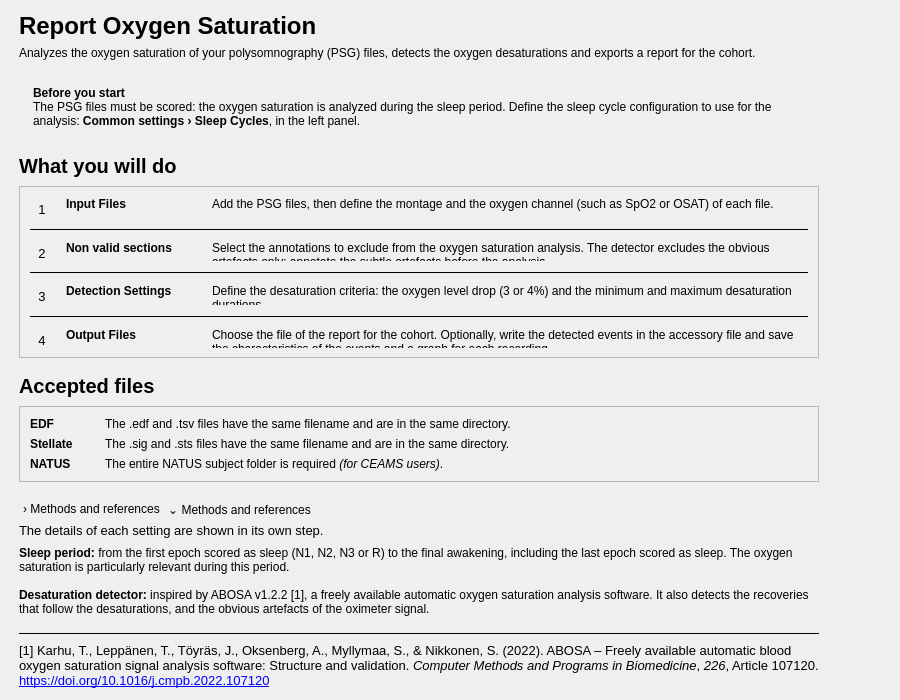
<?xml version="1.0" encoding="UTF-8"?>
<ui version="4.0">
 <class>IntroStep</class>
 <widget class="QWidget" name="IntroStep">
  <property name="geometry">
   <rect>
    <x>0</x>
    <y>0</y>
    <width>900</width>
    <height>700</height>
   </rect>
  </property>
  <property name="windowTitle">
   <string />
  </property>
  <layout class="QVBoxLayout" name="verticalLayout">
   <property name="leftMargin">
    <number>19</number>
   </property>
   <property name="topMargin">
    <number>12</number>
   </property>
   <property name="rightMargin">
    <number>19</number>
   </property>
   <property name="bottomMargin">
    <number>12</number>
   </property>
   <item>
    <layout class="QHBoxLayout" name="content_row" stretch="1,0">
     <property name="leftMargin">
      <number>0</number>
     </property>
     <property name="topMargin">
      <number>0</number>
     </property>
     <property name="rightMargin">
      <number>0</number>
     </property>
     <property name="bottomMargin">
      <number>0</number>
     </property>
     <item>
      <widget class="QWidget" name="content_widget" native="true">
       <property name="maximumSize">
        <size>
         <width>800</width>
         <height>16777215</height>
        </size>
       </property>
       <layout class="QVBoxLayout" name="content_layout">
        <property name="spacing">
         <number>16</number>
        </property>
        <property name="leftMargin">
         <number>0</number>
        </property>
        <property name="topMargin">
         <number>0</number>
        </property>
        <property name="rightMargin">
         <number>0</number>
        </property>
        <property name="bottomMargin">
         <number>0</number>
        </property>
        <item>
         <layout class="QVBoxLayout" name="header_layout">
          <property name="spacing">
           <number>6</number>
          </property>
          <item>
           <widget class="QLabel" name="title_label">
            <property name="font">
             <font>
              <pointsize>18</pointsize>
              <bold>true</bold>
             </font>
            </property>
            <property name="text">
             <string>Report Oxygen Saturation</string>
            </property>
           </widget>
          </item>
          <item>
           <widget class="QLabel" name="subtitle_label">
            <property name="text">
             <string>Analyzes the oxygen saturation of your polysomnography (PSG) files, detects the oxygen desaturations and exports a report for the cohort.</string>
            </property>
            <property name="wordWrap">
             <bool>true</bool>
            </property>
            <property name="variant" stdset="0">
             <string notr="true">help</string>
            </property>
           </widget>
          </item>
         </layout>
        </item>
        <item>
         <widget class="QFrame" name="common_settings_info">
          <property name="frameShape">
           <enum>QFrame::Shape::NoFrame</enum>
          </property>
          <property name="variant" stdset="0">
           <string notr="true">info</string>
          </property>
          <layout class="QHBoxLayout" name="common_settings_info_layout">
           <property name="leftMargin">
            <number>14</number>
           </property>
           <property name="topMargin">
            <number>10</number>
           </property>
           <property name="rightMargin">
            <number>14</number>
           </property>
           <property name="bottomMargin">
            <number>10</number>
           </property>
           <item>
            <widget class="QLabel" name="common_settings_info_label">
             <property name="text">
              <string>&lt;b&gt;Before you start&lt;/b&gt;&lt;br/&gt;The PSG files must be scored: the oxygen saturation is analyzed during the sleep period. Define the sleep cycle configuration to use for the analysis: &lt;b&gt;Common settings › Sleep Cycles&lt;/b&gt;, in the left panel.</string>
             </property>
             <property name="textFormat">
              <enum>Qt::TextFormat::RichText</enum>
             </property>
             <property name="wordWrap">
              <bool>true</bool>
             </property>
            </widget>
           </item>
          </layout>
         </widget>
        </item>
        <item>
         <layout class="QVBoxLayout" name="steps_section_layout">
          <property name="spacing">
           <number>8</number>
          </property>
          <item>
           <widget class="QLabel" name="steps_title_label">
            <property name="font">
             <font>
              <pointsize>15</pointsize>
              <bold>true</bold>
             </font>
            </property>
            <property name="text">
             <string>What you will do</string>
            </property>
           </widget>
          </item>
          <item>
           <widget class="QFrame" name="steps_card">
            <property name="frameShape">
             <enum>QFrame::Shape::StyledPanel</enum>
            </property>
            <property name="frameShadow">
             <enum>QFrame::Shadow::Raised</enum>
            </property>
            <layout class="QVBoxLayout" name="steps_card_layout">
             <property name="spacing">
              <number>10</number>
             </property>
             <property name="leftMargin">
              <number>10</number>
             </property>
             <property name="topMargin">
              <number>10</number>
             </property>
             <property name="rightMargin">
              <number>10</number>
             </property>
             <property name="bottomMargin">
              <number>10</number>
             </property>
             <item>
              <layout class="QGridLayout" name="steps_grid" columnstretch="0,0,0,1">
               <property name="horizontalSpacing">
                <number>12</number>
               </property>
               <property name="verticalSpacing">
                <number>10</number>
               </property>
               <item row="0" column="0" alignment="Qt::AlignmentFlag::AlignTop">
                <widget class="QLabel" name="step_1_number_label">
                 <property name="font">
                  <font>
                   <pointsize>10</pointsize>
                  </font>
                 </property>
                 <property name="text">
                  <string>1</string>
                 </property>
                 <property name="variant" stdset="0">
                  <string notr="true">step_number</string>
                 </property>
                 <property name="minimumSize">
                  <size>
                   <width>24</width>
                   <height>24</height>
                  </size>
                 </property>
                 <property name="maximumSize">
                  <size>
                   <width>24</width>
                   <height>24</height>
                  </size>
                 </property>
                 <property name="alignment">
                  <set>Qt::AlignmentFlag::AlignCenter</set>
                 </property>
                </widget>
               </item>
               <item row="0" column="1">
                <widget class="QLabel" name="step_1_name_label">
                 <property name="font">
                  <font>
                   <bold>true</bold>
                  </font>
                 </property>
                 <property name="text">
                  <string>Input Files</string>
                 </property>
                 <property name="alignment">
                  <set>Qt::AlignmentFlag::AlignLeading|Qt::AlignmentFlag::AlignLeft|Qt::AlignmentFlag::AlignTop</set>
                 </property>
                </widget>
               </item>
               <item row="0" column="2">
                <spacer name="steps_gap">
                 <property name="orientation">
                  <enum>Qt::Orientation::Horizontal</enum>
                 </property>
                 <property name="sizeType">
                  <enum>QSizePolicy::Policy::Fixed</enum>
                 </property>
                 <property name="sizeHint" stdset="0">
                  <size>
                   <width>16</width>
                   <height>20</height>
                  </size>
                 </property>
                </spacer>
               </item>
               <item row="0" column="3">
                <widget class="QLabel" name="step_1_label">
                 <property name="text">
                  <string>Add the PSG files, then define the montage and the oxygen channel (such as SpO2 or OSAT) of each file.</string>
                 </property>
                 <property name="wordWrap">
                  <bool>true</bool>
                 </property>
                 <property name="variant" stdset="0">
                  <string notr="true">help</string>
                 </property>
                 <property name="alignment">
                  <set>Qt::AlignmentFlag::AlignLeading|Qt::AlignmentFlag::AlignLeft|Qt::AlignmentFlag::AlignTop</set>
                 </property>
                </widget>
               </item>
               <item row="1" column="0" rowspan="1" colspan="4">
                <widget class="QFrame" name="step_line_2">
                 <property name="frameShape">
                  <enum>QFrame::Shape::HLine</enum>
                 </property>
                 <property name="frameShadow">
                  <enum>QFrame::Shadow::Plain</enum>
                 </property>
                </widget>
               </item>
               <item row="2" column="0" alignment="Qt::AlignmentFlag::AlignTop">
                <widget class="QLabel" name="step_2_number_label">
                 <property name="font">
                  <font>
                   <pointsize>10</pointsize>
                  </font>
                 </property>
                 <property name="text">
                  <string>2</string>
                 </property>
                 <property name="variant" stdset="0">
                  <string notr="true">step_number</string>
                 </property>
                 <property name="minimumSize">
                  <size>
                   <width>24</width>
                   <height>24</height>
                  </size>
                 </property>
                 <property name="maximumSize">
                  <size>
                   <width>24</width>
                   <height>24</height>
                  </size>
                 </property>
                 <property name="alignment">
                  <set>Qt::AlignmentFlag::AlignCenter</set>
                 </property>
                </widget>
               </item>
               <item row="2" column="1">
                <widget class="QLabel" name="step_2_name_label">
                 <property name="font">
                  <font>
                   <bold>true</bold>
                  </font>
                 </property>
                 <property name="text">
                  <string>Non valid sections</string>
                 </property>
                 <property name="alignment">
                  <set>Qt::AlignmentFlag::AlignLeading|Qt::AlignmentFlag::AlignLeft|Qt::AlignmentFlag::AlignTop</set>
                 </property>
                </widget>
               </item>
               <item row="2" column="3">
                <widget class="QLabel" name="step_2_label">
                 <property name="text">
                  <string>Select the annotations to exclude from the oxygen saturation analysis. The detector excludes the obvious artefacts only: annotate the subtle artefacts before the analysis.</string>
                 </property>
                 <property name="wordWrap">
                  <bool>true</bool>
                 </property>
                 <property name="variant" stdset="0">
                  <string notr="true">help</string>
                 </property>
                 <property name="alignment">
                  <set>Qt::AlignmentFlag::AlignLeading|Qt::AlignmentFlag::AlignLeft|Qt::AlignmentFlag::AlignTop</set>
                 </property>
                </widget>
               </item>
               <item row="3" column="0" rowspan="1" colspan="4">
                <widget class="QFrame" name="step_line_3">
                 <property name="frameShape">
                  <enum>QFrame::Shape::HLine</enum>
                 </property>
                 <property name="frameShadow">
                  <enum>QFrame::Shadow::Plain</enum>
                 </property>
                </widget>
               </item>
               <item row="4" column="0" alignment="Qt::AlignmentFlag::AlignTop">
                <widget class="QLabel" name="step_3_number_label">
                 <property name="font">
                  <font>
                   <pointsize>10</pointsize>
                  </font>
                 </property>
                 <property name="text">
                  <string>3</string>
                 </property>
                 <property name="variant" stdset="0">
                  <string notr="true">step_number</string>
                 </property>
                 <property name="minimumSize">
                  <size>
                   <width>24</width>
                   <height>24</height>
                  </size>
                 </property>
                 <property name="maximumSize">
                  <size>
                   <width>24</width>
                   <height>24</height>
                  </size>
                 </property>
                 <property name="alignment">
                  <set>Qt::AlignmentFlag::AlignCenter</set>
                 </property>
                </widget>
               </item>
               <item row="4" column="1">
                <widget class="QLabel" name="step_3_name_label">
                 <property name="font">
                  <font>
                   <bold>true</bold>
                  </font>
                 </property>
                 <property name="text">
                  <string>Detection Settings</string>
                 </property>
                 <property name="alignment">
                  <set>Qt::AlignmentFlag::AlignLeading|Qt::AlignmentFlag::AlignLeft|Qt::AlignmentFlag::AlignTop</set>
                 </property>
                </widget>
               </item>
               <item row="4" column="3">
                <widget class="QLabel" name="step_3_label">
                 <property name="text">
                  <string>Define the desaturation criteria: the oxygen level drop (3 or 4%) and the minimum and maximum desaturation durations.</string>
                 </property>
                 <property name="wordWrap">
                  <bool>true</bool>
                 </property>
                 <property name="variant" stdset="0">
                  <string notr="true">help</string>
                 </property>
                 <property name="alignment">
                  <set>Qt::AlignmentFlag::AlignLeading|Qt::AlignmentFlag::AlignLeft|Qt::AlignmentFlag::AlignTop</set>
                 </property>
                </widget>
               </item>
               <item row="5" column="0" rowspan="1" colspan="4">
                <widget class="QFrame" name="step_line_4">
                 <property name="frameShape">
                  <enum>QFrame::Shape::HLine</enum>
                 </property>
                 <property name="frameShadow">
                  <enum>QFrame::Shadow::Plain</enum>
                 </property>
                </widget>
               </item>
               <item row="6" column="0" alignment="Qt::AlignmentFlag::AlignTop">
                <widget class="QLabel" name="step_4_number_label">
                 <property name="font">
                  <font>
                   <pointsize>10</pointsize>
                  </font>
                 </property>
                 <property name="text">
                  <string>4</string>
                 </property>
                 <property name="variant" stdset="0">
                  <string notr="true">step_number</string>
                 </property>
                 <property name="minimumSize">
                  <size>
                   <width>24</width>
                   <height>24</height>
                  </size>
                 </property>
                 <property name="maximumSize">
                  <size>
                   <width>24</width>
                   <height>24</height>
                  </size>
                 </property>
                 <property name="alignment">
                  <set>Qt::AlignmentFlag::AlignCenter</set>
                 </property>
                </widget>
               </item>
               <item row="6" column="1">
                <widget class="QLabel" name="step_4_name_label">
                 <property name="font">
                  <font>
                   <bold>true</bold>
                  </font>
                 </property>
                 <property name="text">
                  <string>Output Files</string>
                 </property>
                 <property name="alignment">
                  <set>Qt::AlignmentFlag::AlignLeading|Qt::AlignmentFlag::AlignLeft|Qt::AlignmentFlag::AlignTop</set>
                 </property>
                </widget>
               </item>
               <item row="6" column="3">
                <widget class="QLabel" name="step_4_label">
                 <property name="text">
                  <string>Choose the file of the report for the cohort. Optionally, write the detected events in the accessory file and save the characteristics of the events and a graph for each recording.</string>
                 </property>
                 <property name="wordWrap">
                  <bool>true</bool>
                 </property>
                 <property name="variant" stdset="0">
                  <string notr="true">help</string>
                 </property>
                 <property name="alignment">
                  <set>Qt::AlignmentFlag::AlignLeading|Qt::AlignmentFlag::AlignLeft|Qt::AlignmentFlag::AlignTop</set>
                 </property>
                </widget>
               </item>
              </layout>
             </item>
            </layout>
           </widget>
          </item>
         </layout>
        </item>
        <item>
         <layout class="QVBoxLayout" name="files_section_layout">
          <property name="spacing">
           <number>8</number>
          </property>
          <item>
           <widget class="QLabel" name="files_title_label">
            <property name="font">
             <font>
              <pointsize>15</pointsize>
              <bold>true</bold>
             </font>
            </property>
            <property name="text">
             <string>Accepted files</string>
            </property>
           </widget>
          </item>
          <item>
           <widget class="QFrame" name="files_card">
            <property name="frameShape">
             <enum>QFrame::Shape::StyledPanel</enum>
            </property>
            <property name="frameShadow">
             <enum>QFrame::Shadow::Raised</enum>
            </property>
            <layout class="QVBoxLayout" name="files_card_layout">
             <property name="spacing">
              <number>10</number>
             </property>
             <property name="leftMargin">
              <number>10</number>
             </property>
             <property name="topMargin">
              <number>10</number>
             </property>
             <property name="rightMargin">
              <number>10</number>
             </property>
             <property name="bottomMargin">
              <number>10</number>
             </property>
             <item>
              <layout class="QGridLayout" name="files_grid" columnstretch="0,1">
               <property name="horizontalSpacing">
                <number>32</number>
               </property>
               <property name="verticalSpacing">
                <number>6</number>
               </property>
               <item row="0" column="0">
                <widget class="QLabel" name="file_1_name_label">
                 <property name="font">
                  <font>
                   <bold>true</bold>
                  </font>
                 </property>
                 <property name="text">
                  <string>EDF</string>
                 </property>
                </widget>
               </item>
               <item row="0" column="1">
                <widget class="QLabel" name="file_1_label">
                 <property name="text">
                  <string>The .edf and .tsv files have the same filename and are in the same directory.</string>
                 </property>
                 <property name="wordWrap">
                  <bool>true</bool>
                 </property>
                </widget>
               </item>
               <item row="1" column="0">
                <widget class="QLabel" name="file_2_name_label">
                 <property name="font">
                  <font>
                   <bold>true</bold>
                  </font>
                 </property>
                 <property name="text">
                  <string>Stellate</string>
                 </property>
                </widget>
               </item>
               <item row="1" column="1">
                <widget class="QLabel" name="file_2_label">
                 <property name="text">
                  <string>The .sig and .sts files have the same filename and are in the same directory.</string>
                 </property>
                 <property name="wordWrap">
                  <bool>true</bool>
                 </property>
                </widget>
               </item>
               <item row="2" column="0">
                <widget class="QLabel" name="file_3_name_label">
                 <property name="font">
                  <font>
                   <bold>true</bold>
                  </font>
                 </property>
                 <property name="text">
                  <string>NATUS</string>
                 </property>
                </widget>
               </item>
               <item row="2" column="1">
                <widget class="QLabel" name="file_3_label">
                 <property name="text">
                  <string>The entire NATUS subject folder is required &lt;i&gt;(for CEAMS users)&lt;/i&gt;.</string>
                 </property>
                 <property name="textFormat">
                  <enum>Qt::TextFormat::RichText</enum>
                 </property>
                 <property name="wordWrap">
                  <bool>true</bool>
                 </property>
                </widget>
               </item>
              </layout>
             </item>
            </layout>
           </widget>
          </item>
         </layout>
        </item>
        <item>
         <layout class="QVBoxLayout" name="methods_section_layout">
          <property name="spacing">
           <number>2</number>
          </property>
          <item>
           <layout class="QHBoxLayout" name="methods_buttons_layout">
            <property name="spacing">
             <number>0</number>
            </property>
            <item>
             <widget class="QPushButton" name="methods_show_button">
              <property name="focusPolicy">
               <enum>Qt::FocusPolicy::TabFocus</enum>
              </property>
              <property name="text">
               <string>› Methods and references</string>
              </property>
              <property name="flat">
               <bool>true</bool>
              </property>
              <property name="variant" stdset="0">
               <string notr="true">link</string>
              </property>
             </widget>
            </item>
            <item>
             <widget class="QPushButton" name="methods_hide_button">
              <property name="focusPolicy">
               <enum>Qt::FocusPolicy::TabFocus</enum>
              </property>
              <property name="visible">
               <bool>false</bool>
              </property>
              <property name="text">
               <string>⌄ Methods and references</string>
              </property>
              <property name="flat">
               <bool>true</bool>
              </property>
              <property name="variant" stdset="0">
               <string notr="true">link</string>
              </property>
             </widget>
            </item>
            <item>
             <spacer name="methods_buttons_spacer">
              <property name="orientation">
               <enum>Qt::Orientation::Horizontal</enum>
              </property>
              <property name="sizeHint" stdset="0">
               <size>
                <width>40</width>
                <height>20</height>
               </size>
              </property>
             </spacer>
            </item>
           </layout>
          </item>
          <item>
           <widget class="QLabel" name="methods_note_label">
            <property name="font">
             <font>
              <pointsize>10</pointsize>
             </font>
            </property>
            <property name="text">
             <string>The details of each setting are shown in its own step.</string>
            </property>
            <property name="wordWrap">
             <bool>true</bool>
            </property>
            <property name="variant" stdset="0">
             <string notr="true">help</string>
            </property>
           </widget>
          </item>
          <item>
           <widget class="QWidget" name="methods_widget" native="true">
            <property name="visible">
             <bool>false</bool>
            </property>
            <layout class="QVBoxLayout" name="methods_layout">
             <property name="spacing">
              <number>10</number>
             </property>
             <property name="leftMargin">
              <number>0</number>
             </property>
             <property name="topMargin">
              <number>6</number>
             </property>
             <property name="rightMargin">
              <number>0</number>
             </property>
             <property name="bottomMargin">
              <number>0</number>
             </property>
             <item>
              <widget class="QLabel" name="methods_label">
               <property name="text">
                <string>&lt;b&gt;Sleep period:&lt;/b&gt; from the first epoch scored as sleep (N1, N2, N3 or R) to the final awakening, including the last epoch scored as sleep. The oxygen saturation is particularly relevant during this period.&lt;br/&gt;&lt;br/&gt;&lt;b&gt;Desaturation detector:&lt;/b&gt; inspired by ABOSA v1.2.2 [1], a freely available automatic oxygen saturation analysis software. It also detects the recoveries that follow the desaturations, and the obvious artefacts of the oximeter signal.</string>
               </property>
               <property name="textFormat">
                <enum>Qt::TextFormat::RichText</enum>
               </property>
               <property name="wordWrap">
                <bool>true</bool>
               </property>
               <property name="variant" stdset="0">
                <string notr="true">help</string>
               </property>
              </widget>
             </item>
             <item>
              <layout class="QVBoxLayout" name="references_layout">
               <property name="spacing">
                <number>8</number>
               </property>
               <property name="leftMargin">
                <number>0</number>
               </property>
               <property name="topMargin">
                <number>6</number>
               </property>
               <property name="rightMargin">
                <number>0</number>
               </property>
               <property name="bottomMargin">
                <number>0</number>
               </property>
               <item>
                <widget class="QFrame" name="references_line">
                 <property name="frameShape">
                  <enum>QFrame::Shape::HLine</enum>
                 </property>
                 <property name="frameShadow">
                  <enum>QFrame::Shadow::Plain</enum>
                 </property>
                </widget>
               </item>
               <item>
                <widget class="QLabel" name="references_label">
                 <property name="font">
                  <font>
                   <pointsize>10</pointsize>
                  </font>
                 </property>
                 <property name="text">
                  <string>[1] Karhu, T., Leppänen, T., Töyräs, J., Oksenberg, A., Myllymaa, S., &amp;amp; Nikkonen, S. (2022). ABOSA – Freely available automatic blood oxygen saturation signal analysis software: Structure and validation. &lt;i&gt;Computer Methods and Programs in Biomedicine&lt;/i&gt;, &lt;i&gt;226&lt;/i&gt;, Article 107120. &lt;a href="https://doi.org/10.1016/j.cmpb.2022.107120"&gt;https://doi.org/10.1016/j.cmpb.2022.107120&lt;/a&gt;</string>
                 </property>
                 <property name="textFormat">
                  <enum>Qt::TextFormat::RichText</enum>
                 </property>
                 <property name="wordWrap">
                  <bool>true</bool>
                 </property>
                 <property name="openExternalLinks">
                  <bool>true</bool>
                 </property>
                 <property name="variant" stdset="0">
                  <string notr="true">help</string>
                 </property>
                </widget>
               </item>
              </layout>
             </item>
            </layout>
           </widget>
          </item>
         </layout>
        </item>
       </layout>
      </widget>
     </item>
     <item>
      <spacer name="content_spacer">
       <property name="orientation">
        <enum>Qt::Orientation::Horizontal</enum>
       </property>
       <property name="sizeHint" stdset="0">
        <size>
         <width>40</width>
         <height>20</height>
        </size>
       </property>
      </spacer>
     </item>
    </layout>
   </item>
   <item>
    <spacer name="verticalSpacer">
     <property name="orientation">
      <enum>Qt::Orientation::Vertical</enum>
     </property>
     <property name="sizeHint" stdset="0">
      <size>
       <width>40</width>
       <height>20</height>
      </size>
     </property>
    </spacer>
   </item>
  </layout>
 </widget>
 <resources>
  <include location="../../../../../snooz-toolbox/src/main/python/ui/themes/themes.qrc" />
 </resources>
 <connections>
  <connection>
   <sender>methods_show_button</sender>
   <signal>clicked()</signal>
   <receiver>methods_widget</receiver>
   <slot>show()</slot>
  </connection>
  <connection>
   <sender>methods_show_button</sender>
   <signal>clicked()</signal>
   <receiver>methods_hide_button</receiver>
   <slot>show()</slot>
  </connection>
  <connection>
   <sender>methods_show_button</sender>
   <signal>clicked()</signal>
   <receiver>methods_show_button</receiver>
   <slot>hide()</slot>
  </connection>
  <connection>
   <sender>methods_hide_button</sender>
   <signal>clicked()</signal>
   <receiver>methods_widget</receiver>
   <slot>hide()</slot>
  </connection>
  <connection>
   <sender>methods_hide_button</sender>
   <signal>clicked()</signal>
   <receiver>methods_show_button</receiver>
   <slot>show()</slot>
  </connection>
  <connection>
   <sender>methods_hide_button</sender>
   <signal>clicked()</signal>
   <receiver>methods_hide_button</receiver>
   <slot>hide()</slot>
  </connection>
 </connections>
</ui>
